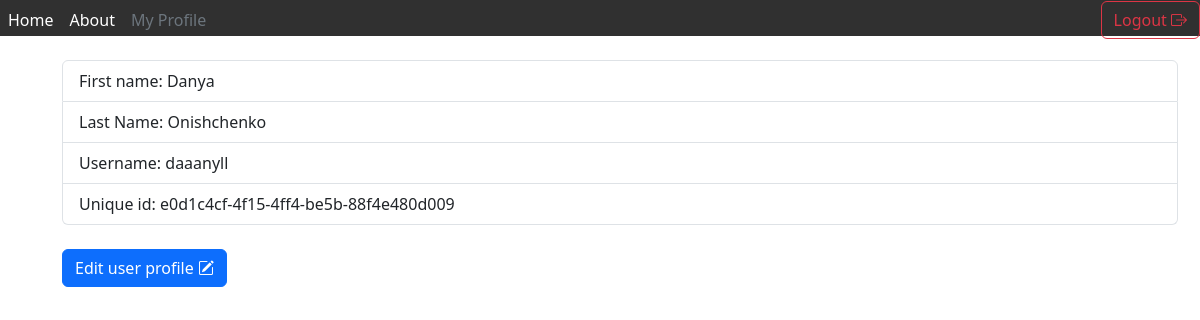
/user (signed in), run on the app's committed database.
### tables this page shows
CREATE TABLE "USERS" (
	"FIRST_NAME"	TEXT,
	"LAST_NAME"	TEXT,
	"PASSWORD"	TEXT,
	"USERNAME"	TEXT,
	"ID"	TEXT,
	"EMAIL"	TEXT,
	PRIMARY KEY("ID")
);

### main.py (the view)
@app.route("/user")
def user_page():
    user = get_user_by_id(user_id=str(session['user_id']))
    return render_template("user_page.html", user=user)

### db_scripts.py (called while the page is built)
def open_connection():
    connection = sqlite3.connect("site_db.db")
    connection.row_factory = sqlite3.Row
    return connection

def get_user_by_id(user_id):
    connection = open_connection()
    cursor = connection.cursor()
    user = cursor.execute("SELECT * FROM USERS WHERE ID = ?", [user_id]).fetchone()
    cursor.close()
    connection.close()
    return user

### templates/user_page.html (shortened to what this page needs)
<!doctype html>
<html lang="en">
<head>
    <link rel="stylesheet" href="https://cdn.jsdelivr.net/npm/bootstrap-icons@1.11.3/font/bootstrap-icons.min.css">
    <link href="https://cdn.jsdelivr.net/npm/bootstrap@5.3.3/dist/css/bootstrap.min.css" rel="stylesheet">
    <link rel="stylesheet" href="{{ url_for('static', filename='css/main.css') }}">
</head>
<body>
    <div class="upper_bg">
        <div class="d-flex flex-wrap align-items-center justify-content-center justify-content-lg-start">
            <ul class="nav col-12 col-lg-auto me-lg-auto mb-2 justify-content-center mb-md-0">
                <li><a href="/" class="nav-link px-2 text-white">Home</a></li>
                <li><a href="/about" class="nav-link px-2 text-white">About</a></li>
                <li><a href="/user" class="nav-link px-2 text-secondary">My Profile</a></li>
            </ul>
            <div class="text-end">
                <a href="/logout">
                    <button type="button" class="btn btn-outline-danger">Logout <span><i class="bi bi-box-arrow-right"></i></span></button>
                </a>
            </div>
        </div>
    </div>
    <br>
    <div class="container">
    <ul class="list-group">
        <li class="list-group-item">First name: {{ user['FIRST_NAME'] }}</li>
        <li class="list-group-item">Last Name: {{ user['LAST_NAME'] }}</li>
        <li class="list-group-item">Username: {{ user['USERNAME'] }}</li>
        <li class="list-group-item">Unique id: {{ user['ID'] }}</li>
    </ul>
    <br>
    <div class="d-grid gap-2">
        <a href="/user/edit">
            <button class="btn btn-primary" type="button">Edit user profile <span><i class="bi bi-pencil-square"></i></span></button>
        </a>
    </div>
    </div>
</body>
</html>

### static/css/main.css (style rules this page uses)
body { background: white; }
.upper_bg { height: 4.5vh; width: 100vw; background-color: #303030; }
.container { margin-left: 50px; margin-right: 50px; }

### data on the page
USERS: FIRST_NAME "Danya", LAST_NAME "Onishchenko", USERNAME "daaanyll", ID "e0d1c4cf-4f15-4ff4-be5b-88f4e480d009"
